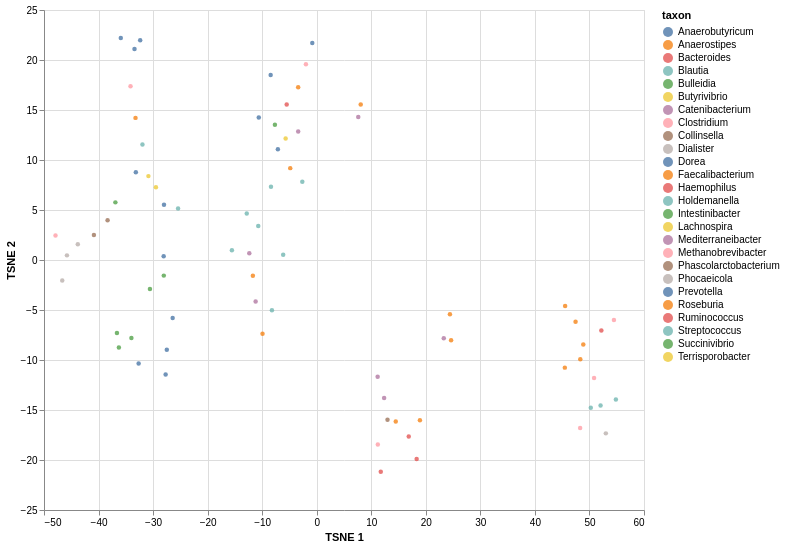

Write a Vega-Lite specification for this figure.
### Vega-Lite specification from a JSON file in a GitHub repository (floating-point values rounded to 4 significant figures)
{"$schema": "https://vega.github.io/schema/vega-lite/v5.json", "width": 600, "height": 500, "data": {"values": [{"sample_id": "chepang1", "taxon": "Catenibacterium", "TSNE 1": 23.29, "TSNE 2": -7.822}, {"sample_id": "chepang1", "taxon": "Phascolarctobacterium", "TSNE 1": -38.34, "TSNE 2": 3.972}, {"sample_id": "chepang1", "taxon": "Prevotella", "TSNE 1": -32.36, "TSNE 2": 21.97}, {"sample_id": "chepang1", "taxon": "Succinivibrio", "TSNE 1": -36.27, "TSNE 2": -8.749}, {"sample_id": "chepang2", "taxon": "Faecalibacterium", "TSNE 1": 24.42, "TSNE 2": -5.425}, {"sample_id": "chepang2", "taxon": "Prevotella", "TSNE 1": -33.41, "TSNE 2": 21.11}, {"sample_id": "chepang2", "taxon": "Roseburia", "TSNE 1": 24.63, "TSNE 2": -8.022}, {"sample_id": "chepang2", "taxon": "Succinivibrio", "TSNE 1": -36.63, "TSNE 2": -7.307}, {"sample_id": "chepang3", "taxon": "Bacteroides", "TSNE 1": 52.18, "TSNE 2": -7.058}, {"sample_id": "chepang3", "taxon": "Clostridium", "TSNE 1": 50.85, "TSNE 2": -11.8}, {"sample_id": "chepang3", "taxon": "Faecalibacterium", "TSNE 1": 18.92, "TSNE 2": -16.02}, {"sample_id": "chepang3", "taxon": "Holdemanella", "TSNE 1": -8.214, "TSNE 2": -5.014}, {"sample_id": "chepang3", "taxon": "Phocaeicola", "TSNE 1": 53.0, "TSNE 2": -17.34}, {"sample_id": "chepang3", "taxon": "Prevotella", "TSNE 1": -32.65, "TSNE 2": -10.35}, {"sample_id": "chepang3", "taxon": "Roseburia", "TSNE 1": 48.32, "TSNE 2": -9.931}, {"sample_id": "chepang3", "taxon": "Ruminococcus", "TSNE 1": 18.32, "TSNE 2": -19.9}, {"sample_id": "hadza1", "taxon": "Anaerobutyricum", "TSNE 1": -28.06, "TSNE 2": 0.3754}, {"sample_id": "hadza1", "taxon": "Blautia", "TSNE 1": -25.42, "TSNE 2": 5.144}, {"sample_id": "hadza1", "taxon": "Bulleidia", "TSNE 1": -36.92, "TSNE 2": 5.763}, {"sample_id": "hadza1", "taxon": "Clostridium", "TSNE 1": -34.14, "TSNE 2": 17.38}, {"sample_id": "hadza1", "taxon": "Dorea", "TSNE 1": -28.0, "TSNE 2": 5.518}, {"sample_id": "hadza1", "taxon": "Faecalibacterium", "TSNE 1": 8.067, "TSNE 2": 15.56}, {"sample_id": "hadza1", "taxon": "Holdemanella", "TSNE 1": -15.55, "TSNE 2": 0.9734}, {"sample_id": "hadza1", "taxon": "Mediterraneibacter", "TSNE 1": 7.615, "TSNE 2": 14.31}, {"sample_id": "hadza1", "taxon": "Prevotella", "TSNE 1": -0.815, "TSNE 2": 21.71}, {"sample_id": "hadza2", "taxon": "Anaerobutyricum", "TSNE 1": -33.16, "TSNE 2": 8.771}, {"sample_id": "hadza2", "taxon": "Anaerostipes", "TSNE 1": -11.71, "TSNE 2": -1.576}, {"sample_id": "hadza2", "taxon": "Blautia", "TSNE 1": -31.95, "TSNE 2": 11.55}, {"sample_id": "hadza2", "taxon": "Catenibacterium", "TSNE 1": -12.36, "TSNE 2": 0.6733}, {"sample_id": "hadza2", "taxon": "Clostridium", "TSNE 1": 11.2, "TSNE 2": -18.45}, {"sample_id": "hadza2", "taxon": "Collinsella", "TSNE 1": 12.98, "TSNE 2": -15.97}, {"sample_id": "hadza2", "taxon": "Dorea", "TSNE 1": -10.62, "TSNE 2": 14.25}, {"sample_id": "hadza2", "taxon": "Faecalibacterium", "TSNE 1": -33.22, "TSNE 2": 14.21}, {"sample_id": "hadza2", "taxon": "Holdemanella", "TSNE 1": -10.72, "TSNE 2": 3.402}, {"sample_id": "hadza2", "taxon": "Intestinibacter", "TSNE 1": -28.04, "TSNE 2": -1.562}, {"sample_id": "hadza2", "taxon": "Lachnospira", "TSNE 1": -30.86, "TSNE 2": 8.388}, {"sample_id": "hadza2", "taxon": "Mediterraneibacter", "TSNE 1": 12.36, "TSNE 2": -13.8}, {"sample_id": "hadza2", "taxon": "Prevotella", "TSNE 1": -26.41, "TSNE 2": -5.81}, {"sample_id": "hadza2", "taxon": "Roseburia", "TSNE 1": 14.49, "TSNE 2": -16.14}, {"sample_id": "hadza2", "taxon": "Ruminococcus", "TSNE 1": 16.87, "TSNE 2": -17.64}, {"sample_id": "hadza2", "taxon": "Terrisporobacter", "TSNE 1": -29.48, "TSNE 2": 7.279}, {"sample_id": "hadza3", "taxon": "Anaerobutyricum", "TSNE 1": -7.121, "TSNE 2": 11.07}, {"sample_id": "hadza3", "taxon": "Blautia", "TSNE 1": -2.644, "TSNE 2": 7.819}, {"sample_id": "hadza3", "taxon": "Bulleidia", "TSNE 1": -7.665, "TSNE 2": 13.53}, {"sample_id": "hadza3", "taxon": "Butyrivibrio", "TSNE 1": -5.698, "TSNE 2": 12.16}, {"sample_id": "hadza3", "taxon": "Clostridium", "TSNE 1": -1.982, "TSNE 2": 19.57}, {"sample_id": "hadza3", "taxon": "Faecalibacterium", "TSNE 1": -4.856, "TSNE 2": 9.187}, {"sample_id": "hadza3", "taxon": "Holdemanella", "TSNE 1": -8.387, "TSNE 2": 7.316}, {"sample_id": "hadza3", "taxon": "Mediterraneibacter", "TSNE 1": -3.395, "TSNE 2": 12.85}, {"sample_id": "hadza3", "taxon": "Prevotella", "TSNE 1": -8.446, "TSNE 2": 18.51}, {"sample_id": "hadza3", "taxon": "Roseburia", "TSNE 1": -3.401, "TSNE 2": 17.29}, {"sample_id": "hadza3", "taxon": "Ruminococcus", "TSNE 1": -5.505, "TSNE 2": 15.54}, {"sample_id": "mephaa1", "taxon": "Blautia", "TSNE 1": -6.151, "TSNE 2": 0.5294}, {"sample_id": "mephaa1", "taxon": "Catenibacterium", "TSNE 1": -11.2, "TSNE 2": -4.151}, {"sample_id": "mephaa1", "taxon": "Clostridium", "TSNE 1": 48.29, "TSNE 2": -16.8}, {"sample_id": "mephaa1", "taxon": "Dialister", "TSNE 1": -45.79, "TSNE 2": 0.4633}, {"sample_id": "mephaa1", "taxon": "Faecalibacterium", "TSNE 1": -9.937, "TSNE 2": -7.373}, {"sample_id": "mephaa1", "taxon": "Holdemanella", "TSNE 1": -12.83, "TSNE 2": 4.655}, {"sample_id": "mephaa1", "taxon": "Mediterraneibacter", "TSNE 1": 11.17, "TSNE 2": -11.67}, {"sample_id": "mephaa1", "taxon": "Methanobrevibacter", "TSNE 1": -47.89, "TSNE 2": 2.451}, {"sample_id": "mephaa1", "taxon": "Phascolarctobacterium", "TSNE 1": -40.85, "TSNE 2": 2.504}, {"sample_id": "mephaa1", "taxon": "Prevotella", "TSNE 1": -27.7, "TSNE 2": -11.45}, {"sample_id": "mephaa1", "taxon": "Streptococcus", "TSNE 1": 50.24, "TSNE 2": -14.76}, {"sample_id": "mephaa2", "taxon": "Dialister", "TSNE 1": -46.66, "TSNE 2": -2.053}, {"sample_id": "mephaa2", "taxon": "Faecalibacterium", "TSNE 1": 45.49, "TSNE 2": -10.76}, {"sample_id": "mephaa2", "taxon": "Haemophilus", "TSNE 1": 11.74, "TSNE 2": -21.18}, {"sample_id": "mephaa2", "taxon": "Prevotella", "TSNE 1": -35.92, "TSNE 2": 22.19}, {"sample_id": "mephaa2", "taxon": "Roseburia", "TSNE 1": 45.54, "TSNE 2": -4.6}, {"sample_id": "mephaa2", "taxon": "Streptococcus", "TSNE 1": 54.85, "TSNE 2": -13.94}, {"sample_id": "mephaa2", "taxon": "Succinivibrio", "TSNE 1": -33.98, "TSNE 2": -7.802}, {"sample_id": "mephaa3", "taxon": "Clostridium", "TSNE 1": 54.49, "TSNE 2": -5.99}, {"sample_id": "mephaa3", "taxon": "Dialister", "TSNE 1": -43.8, "TSNE 2": 1.581}, {"sample_id": "mephaa3", "taxon": "Faecalibacterium", "TSNE 1": 47.45, "TSNE 2": -6.179}, {"sample_id": "mephaa3", "taxon": "Prevotella", "TSNE 1": -27.49, "TSNE 2": -8.968}, {"sample_id": "mephaa3", "taxon": "Roseburia", "TSNE 1": 48.87, "TSNE 2": -8.455}, {"sample_id": "mephaa3", "taxon": "Streptococcus", "TSNE 1": 52.04, "TSNE 2": -14.56}, {"sample_id": "mephaa3", "taxon": "Succinivibrio", "TSNE 1": -30.58, "TSNE 2": -2.893}]}, "selection": {"pts": {"type": "single", "fields": ["taxon"]}}, "mark": {"type": "point", "filled": true, "size": 20, "tooltip": {"content": "data"}}, "encoding": {"x": {"field": "TSNE 1", "type": "quantitative", "scale": {"zero": false}}, "y": {"field": "TSNE 2", "type": "quantitative", "scale": {"zero": false}}, "color": {"condition": {"selection": "pts", "field": "taxon", "type": "nominal"}, "value": "lightgrey"}, "opacity": {"condition": {"selection": "pts", "value": 0.8}, "value": 0.2}}}
